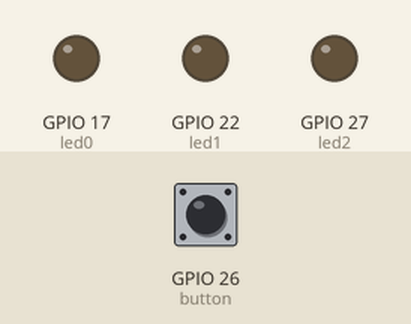
Recording of a program running on a simulated Raspberry Pi (BCM pin numbers). Shown: output pins drawn as LEDs (lit = HIGH). The inputs (shaded band) are chosen by the test bench; at power-on: GPIO 26 (button) HIGH.

Above: at 1.2 s.
1.3 s: GPIO 26 (button) pulled LOW for 0.15 s
At 1.8 s:
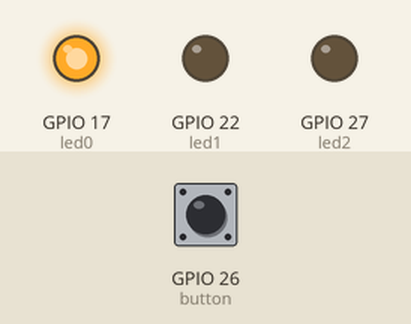
2.9 s: GPIO 26 (button) pulled LOW for 1 s
At 4.2 s:
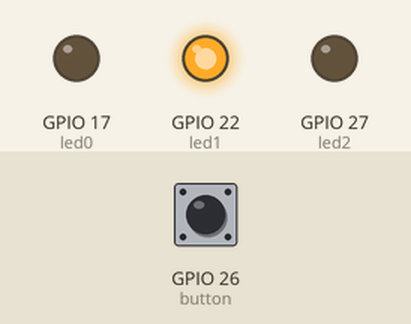
5.4 s: GPIO 26 (button) pulled LOW for 0.15 s
At 6.1 s:
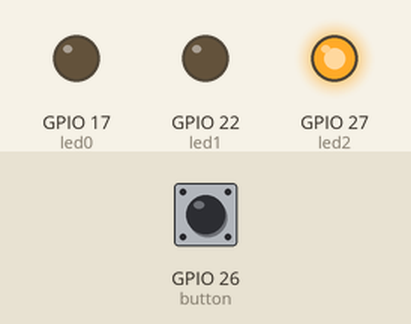
7.0 s: GPIO 26 (button) pulled LOW for 3.2 s
At 7.3 s:
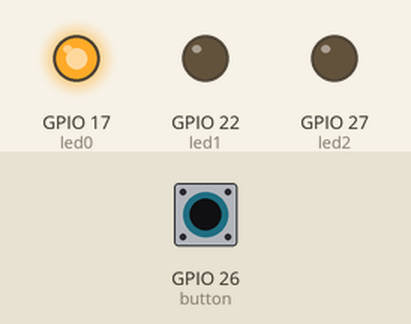
Timing chart, 0 to 10.0 s (numbered marks = the images above; inputs shaded):
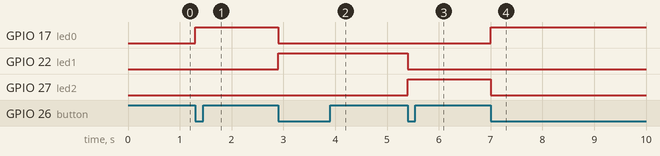

The program:

main.py
```python
from signal import pause
import time

from gpiozero import LED, Button
# import time

led_index = 0
led0 = LED(17)
led1 = LED(22)
led2 = LED(27)

led0.off()
led1.off()
led2.off()

button = Button(26, bounce_time=0.05)  # Set bounce_time to 0.1 seconds to prevent multiple triggers from a single press

def switch_led():
    global led_index
    if led_index == 0:
        led0.on()
        led2.off()
    elif led_index == 1:
        led1.on()
        led0.off()
    else:
        led2.on()
        led1.off()
        led_index = -1  # Reset index to -1 so that it becomes 0 after incrementing

    led_index += 1


button.when_pressed = switch_led # brings CPU usage down to 0.2% from 0.6% when using while loop

pause()  # This line is necessary to keep the program running and listening for button events.

# while True:
#     time.sleep(0.01) #this line can go here or at the end
#     if button.is_pressed:
#         led.on()
#     else:
#         led.off()

#     # Before time.sleep(0.01) was added, the Task Manager showed 25% CPU usage.
#     # After adding time.sleep(0.01), the CPU usage dropped to 0.6% which is a significant improvement.
```

Measured:
- after the input at 1.3 s, GPIO 17 (led0): LOW → HIGH at once
- after the input at 2.9 s, GPIO 17 (led0): HIGH → LOW at once; GPIO 22 (led1): LOW → HIGH at once
- after the input at 5.4 s, GPIO 22 (led1): HIGH → LOW at once; GPIO 27 (led2): LOW → HIGH at once
- after the input at 7.0 s, GPIO 17 (led0): LOW → HIGH at once; GPIO 27 (led2): HIGH → LOW at once
